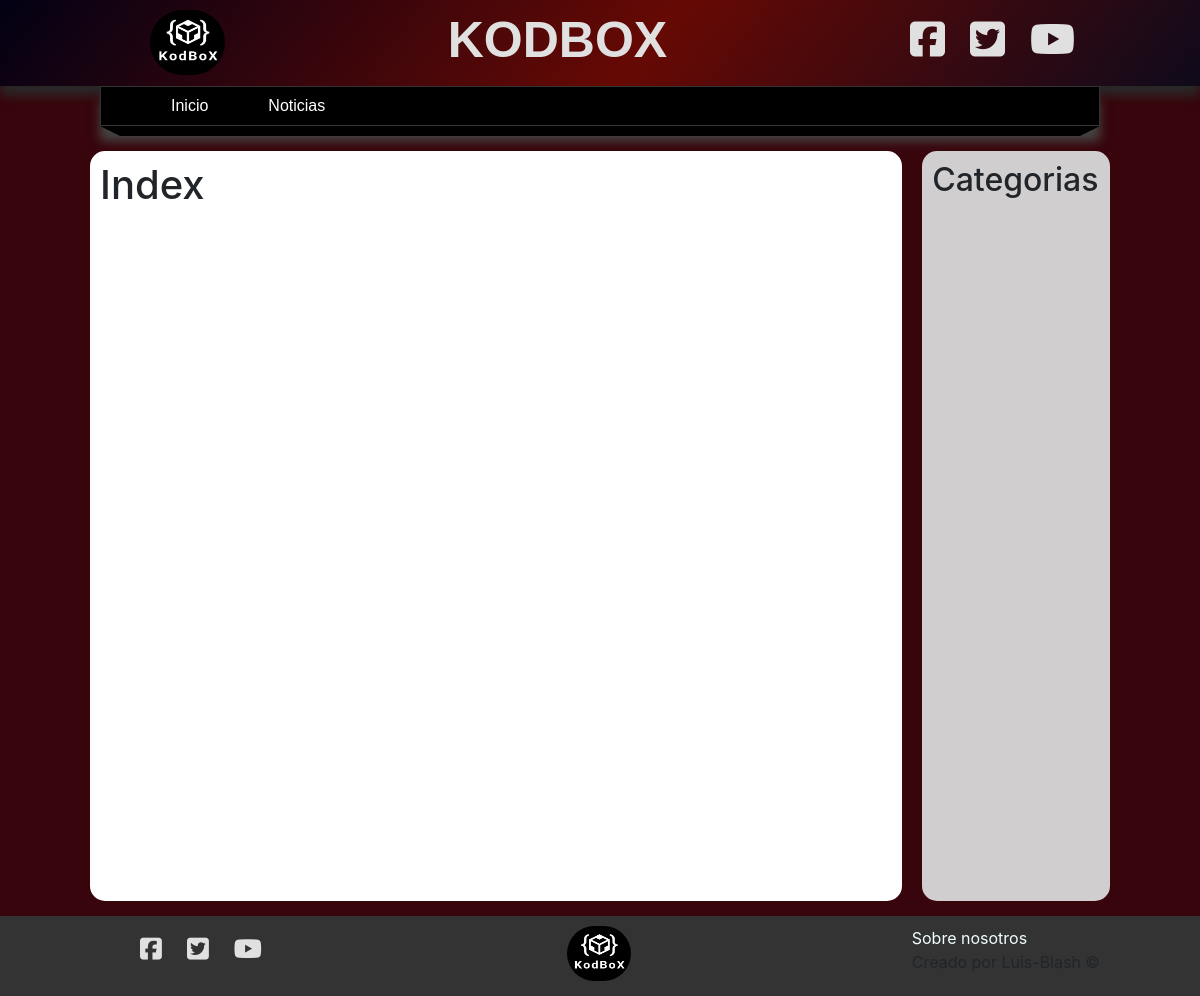
/, run on an earlier commit of the app's database.
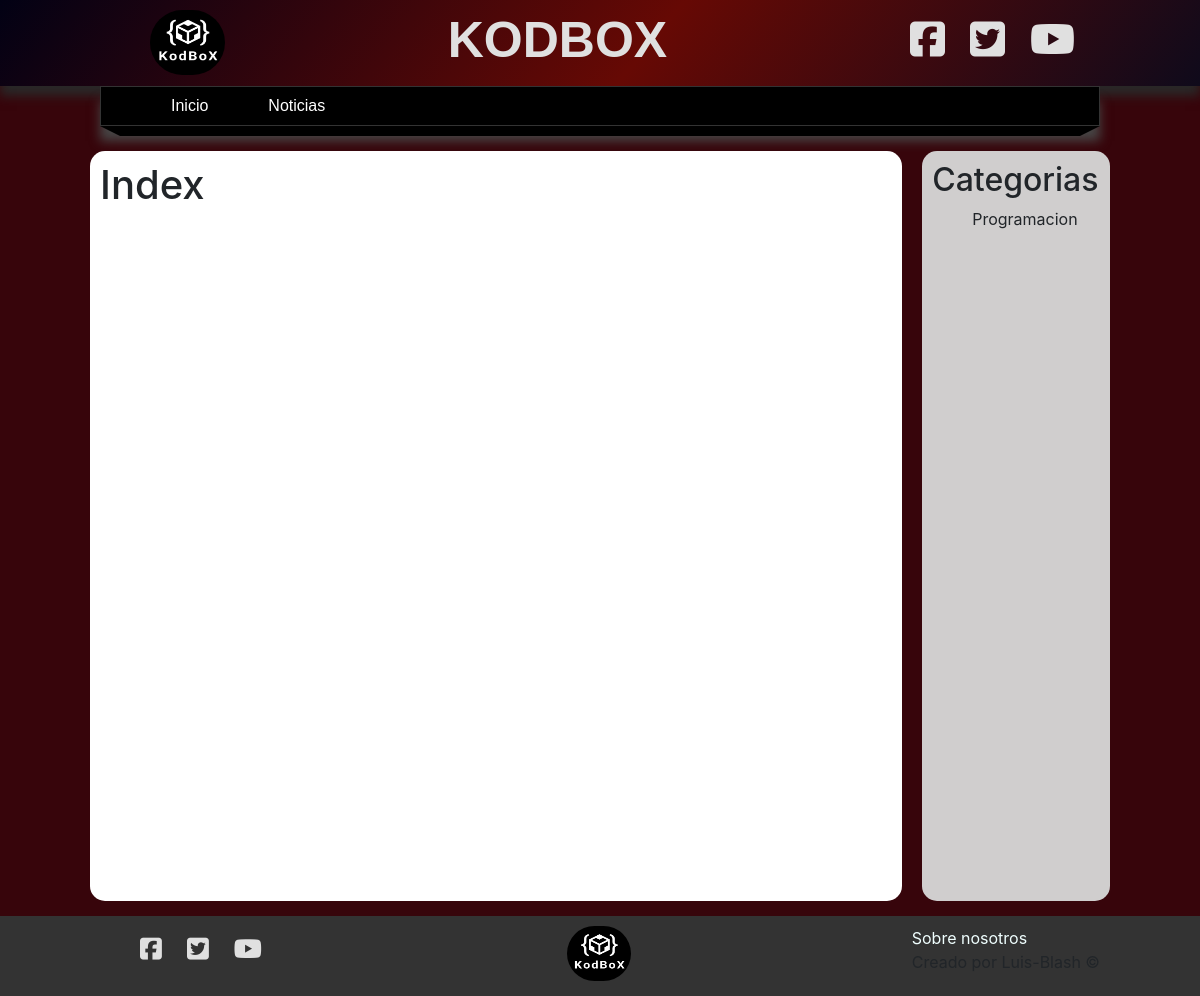
And on a later commit of the database.
### blog/models.py (models this page shows, shortened)
class Categoria(models.Model):
    nombre = models.CharField(max_length=100, verbose_name="nombre")
    descripcion = models.CharField(max_length=255,verbose_name="Descripcion")
    creado_el = models.DateTimeField(auto_now_add=True, verbose_name="Creado el")
    class Meta:
        verbose_name = "Categoria"
        verbose_name_plural = "Categorias"

### mainapp/views.py (the view)
# urls.py: path('', views.index, name="inicio"),
def index(request):
    return render(request,"pages/index.html",{
        'title': 'Index'
    })

### blog/processor.py (called while the page is built)
def get_categorias(request):
    categorias_uso= Noticias.objects.filter(publico=True).values_list("categorias", flat=True)
    categorias = Categoria.objects.filter(id__in=categorias_uso).values_list("id","nombre")
    return {
        "categorias": categorias,
        "id": categorias_uso
    }

### mainapp/templates/pages/index.html (shortened to what this page needs)
{% extends 'layouts/layout.html'%}
{% block news %}
<h1>{{ title }}</h1>
{% endblock %}
{% block category %}
{% for categoria in categorias %}
<ul>
    <li>{{categoria.1}}</li>
</ul>
{% endfor%}
{% endblock %}

What changed in the data, as far as the page shows it:
added Categoria: nombre "Programacion"
